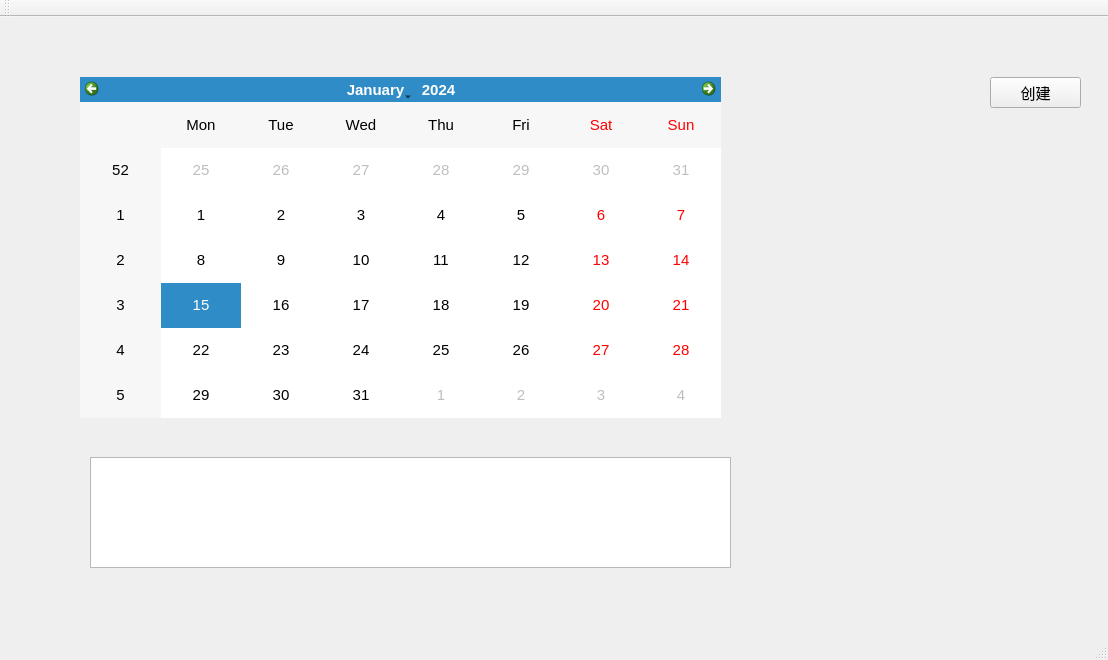
<?xml version="1.0" encoding="UTF-8"?>
<ui version="4.0">
 <class>EventManagerClass</class>
 <widget class="QMainWindow" name="EventManagerClass">
  <property name="geometry">
   <rect>
    <x>0</x>
    <y>0</y>
    <width>1108</width>
    <height>660</height>
   </rect>
  </property>
  <property name="windowTitle">
   <string>EventManager</string>
  </property>
  <widget class="QWidget" name="centralWidget">
   <widget class="QCalendarWidget" name="calendarWidget">
    <property name="geometry">
     <rect>
      <x>80</x>
      <y>60</y>
      <width>641</width>
      <height>341</height>
     </rect>
    </property>
    <property name="font">
     <font>
      <pointsize>11</pointsize>
     </font>
    </property>
   </widget>
   <widget class="QPushButton" name="CreateButton">
    <property name="geometry">
     <rect>
      <x>990</x>
      <y>60</y>
      <width>91</width>
      <height>31</height>
     </rect>
    </property>
    <property name="font">
     <font>
      <pointsize>11</pointsize>
     </font>
    </property>
    <property name="text">
     <string>创建</string>
    </property>
   </widget>
   <widget class="QListWidget" name="listWidget">
    <property name="geometry">
     <rect>
      <x>90</x>
      <y>440</y>
      <width>641</width>
      <height>111</height>
     </rect>
    </property>
    <property name="font">
     <font>
      <pointsize>11</pointsize>
     </font>
    </property>
   </widget>
  </widget>
  <widget class="QMenuBar" name="menuBar">
   <property name="geometry">
    <rect>
     <x>0</x>
     <y>0</y>
     <width>1108</width>
     <height>22</height>
    </rect>
   </property>
  </widget>
  <widget class="QToolBar" name="mainToolBar">
   <attribute name="toolBarArea">
    <enum>TopToolBarArea</enum>
   </attribute>
   <attribute name="toolBarBreak">
    <bool>false</bool>
   </attribute>
  </widget>
  <widget class="QStatusBar" name="statusBar"/>
 </widget>
 <layoutdefault spacing="6" margin="11"/>
 <resources/>
 <connections/>
</ui>
